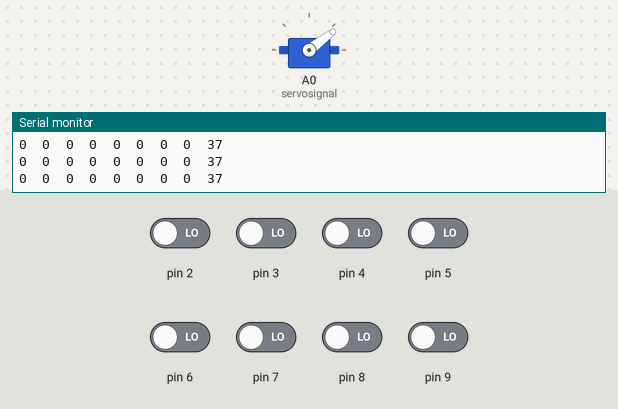
Bench run of a sketch on a simulated Arduino Uno, built with avr-gcc and run on an emulated ATmega328P. Parts: servo, the last lines printed to the serial monitor. The test bench sets the inputs (shaded band); at power-on: pin 2–9 LOW.

Above: at 11.2 s.
11.3 s: pin 2 driven HIGH
At 12.2 s:
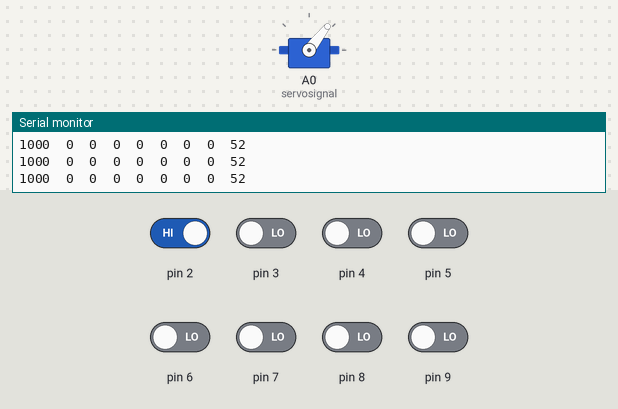
12.8 s: pin 3 driven HIGH
At 14.0 s:
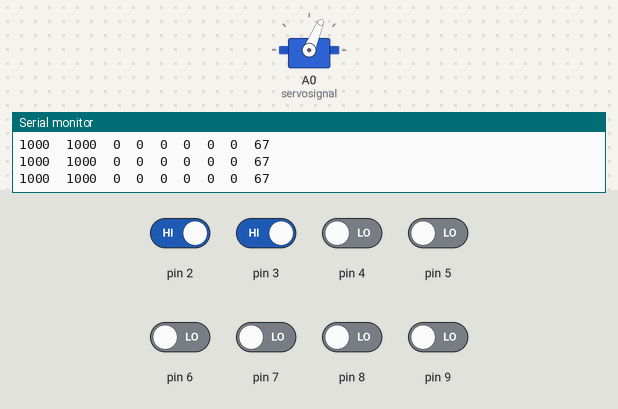
14.3 s: pin 4 driven HIGH
At 15.5 s:
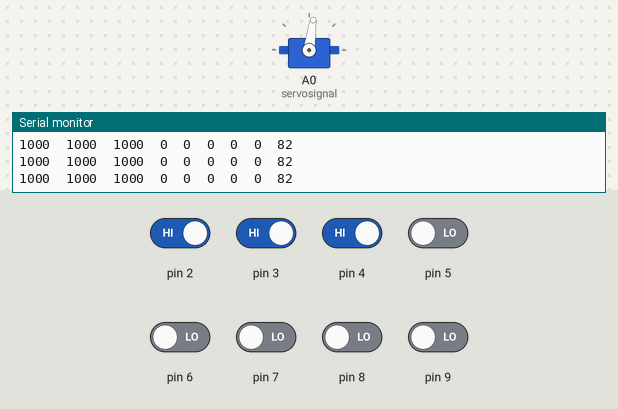
15.8 s: pin 6 driven HIGH
At 16.1 s:
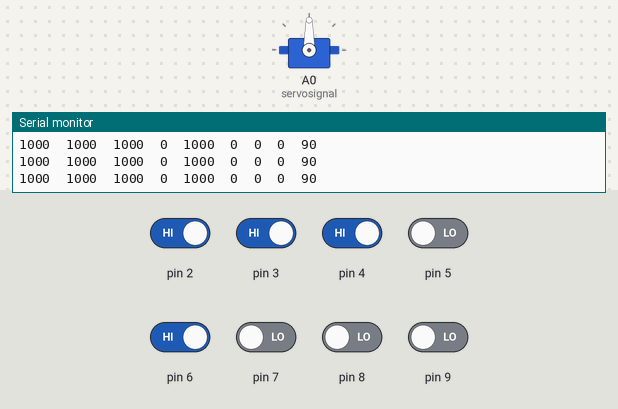
18.8 s: pin 9 driven HIGH
At 19.5 s:
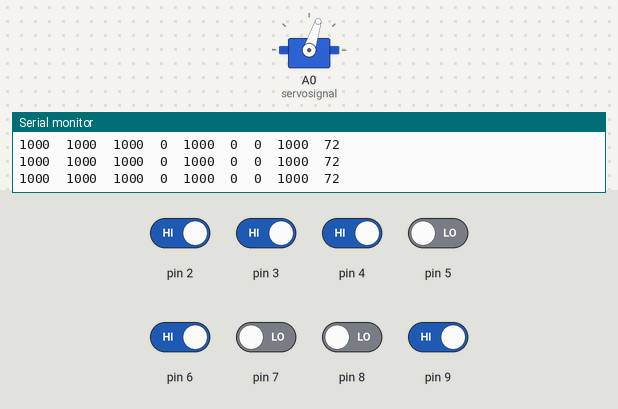
Timing chart, 0 to 21.8 s (numbered marks = the images above; inputs shaded):
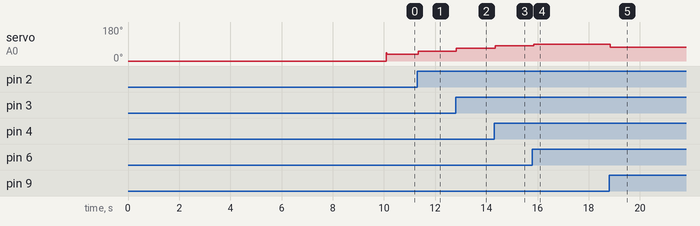

The sketch:

CalibratedIR.ino
```cpp
#include <EEPROMex.h>
#include <QTRSensors.h>
#include<Servo.h>

#define NUM_SENSORS   8
#define TIMEOUT       2500
#define EMITTER_PIN   QTR_NO_EMITTER_PIN
#define servosignal   A0
#define addrCalibratedMinimumOn 0
#define addrCalibratedMaximumOn 100

Servo steering;
QTRSensorsRC qtrrc((unsigned char[]) {2, 3, 4, 5, 6, 7, 8, 9},
  NUM_SENSORS, TIMEOUT, EMITTER_PIN);
unsigned int sensorValues[NUM_SENSORS];

void steer(int angle){
  if(angle >= 0 && angle <= 90){
    steering.write(angle);
  }
}

void storeQTR()
{
  Serial.println();
  Serial.println("Storing Calibration Data into EEPROM...");

  EEPROM.writeBlock<unsigned int>(addrCalibratedMinimumOn, qtrrc.calibratedMinimumOn, 8);
  EEPROM.writeBlock<unsigned int>(addrCalibratedMaximumOn, qtrrc.calibratedMaximumOn, 8);

  Serial.println("EEPROM Storage Complete");
}
void calibrateIR(){
  steer(0);
  for (int i = 0; i < 400; i++) {
    qtrrc.calibrate();
  }

  for (int i = 0; i < NUM_SENSORS; i++){
    Serial.print(qtrrc.calibratedMinimumOn[i]);
    Serial.print(' ');
  }
  Serial.println();
  for (int i = 0; i < NUM_SENSORS; i++){
    Serial.print(qtrrc.calibratedMaximumOn[i]);
    Serial.print(' ');
  }
  Serial.println();
  Serial.println();
  storeQTR();
  steer(45);
}
void setup() {
  Serial.begin(9600);
  steering.attach(servosignal);
  calibrateIR();
  // put your setup code here, to run once:
}

void loop() {
  unsigned int position = qtrrc.readLine(sensorValues, QTR_EMITTERS_ON, true);
  for (unsigned char i = 0; i < NUM_SENSORS; i++)
  {
    Serial.print(sensorValues[i]);
    Serial.print('\t');
  }
  int p = position ;
  //TODO
  p -= 2250;
  if( p< 0){
    p = 0;
  }
  if(p>5000){
    p = 5000;
  }
  int steeringAngle = p * 9;
  steeringAngle /= 300; //Eigtl 500 TODO
  steer(steeringAngle);
  Serial.println(steeringAngle);


}
```

Measured:
- after the input at 11.3 s, servo on A0 (servosignal): 37° → 52° at once
- after the input at 12.8 s, servo on A0 (servosignal): 52° → 67° at once
- after the input at 14.3 s, servo on A0 (servosignal): 67° → 82° at once
- after the input at 15.8 s, servo on A0 (servosignal): 82° → 90° after 0.05 s
- after the input at 18.8 s, servo on A0 (servosignal): 90° → 72° after 0.05 s
